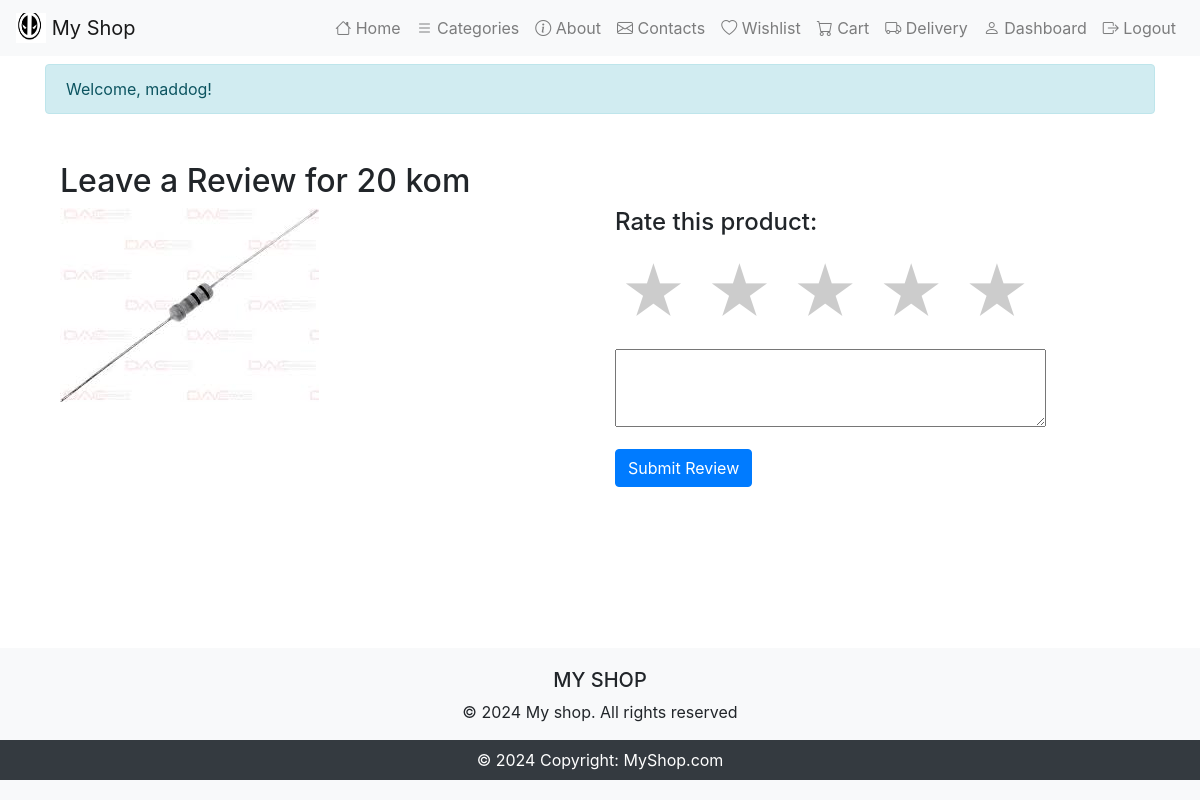
Screenshot of /products/product/4/review/ (signed in) with the database file from the repository.
### electronics_shop/electronics/models.py (models this page shows, shortened)
class Product(models.Model):
    NAME_MAX_LENGTH = 255
    MAX_PRICE_DIGITS = 10
    MAX_DECIMAL_PLACES = 2
    name = models.CharField(max_length=NAME_MAX_LENGTH)
    description = models.TextField()
    price = models.DecimalField(max_digits=MAX_PRICE_DIGITS, decimal_places=MAX_DECIMAL_PLACES)
    category = models.ForeignKey(Category, on_delete=models.CASCADE)
    image = models.ImageField(upload_to='products/', null=True, blank=True)

### electronics_shop/products/views.py (the view, shortened to what this page needs)
# urls.py: path('product/<int:product_id>/review/', add_review, name='add_review'),
@login_required
def add_review(request, product_id):
    product = get_object_or_404(Product, id=product_id)
    return render(request, 'products/add_review.html', {'review_form': ReviewForm, 'product': product})

### templates/products/add_review.html (shortened to what this page needs)
{% extends 'base.html' %}
{% block content %}
<div class="container mt-5">
    <h2>Leave a Review for {{ product.name }}</h2>
    <div class="row">
        <div class="col-md-6">
            <img src="{{ product.image.url }}" class="img-fluid" alt="{{ product.name }}">
        </div>
        <div class="col-md-6">
            <h4>Rate this product:</h4>
            <form method="post" action="{% url 'add_review' product.pk %}">
                <div class="rating">
                    <input type="radio" id="star5" name="rating" value="5" /><label for="star5" title="5 stars">&#9733;</label>
                    <input type="radio" id="star4" name="rating" value="4" /><label for="star4" title="4 stars">&#9733;</label>
                    <input type="radio" id="star3" name="rating" value="3" /><label for="star3" title="3 stars">&#9733;</label>
                    <input type="radio" id="star2" name="rating" value="2" /><label for="star2" title="2 stars">&#9733;</label>
                    <input type="radio" id="star1" name="rating" value="1" /><label for="star1" title="1 star">&#9733;</label>
                </div>
                {{ review_form.comment }}
                <button type="submit" class="btn btn-primary mt-3">Submit Review</button>
            </form>
        </div>
    </div>
</div>
{% endblock %}

### templates/base.html (shortened to what this page needs)
{% load static %}
<!DOCTYPE html>
<html lang="en">
<head>
    <link rel="stylesheet" href="https://stackpath.bootstrapcdn.com/bootstrap/4.5.2/css/bootstrap.min.css">
    <link rel="stylesheet" href="https://cdn.jsdelivr.net/npm/bootstrap-icons@1.8.1/font/bootstrap-icons.css">
</head>
<body>
    <div class="wrapper">
        <header>
            <nav class="navbar navbar-expand-lg navbar-light bg-light">
                <a class="navbar-brand" href="{% url 'index' %}">
                    <img src="{% static 'images/logo.jpeg' %}" alt="Logo" width="30" height="30" class="d-inline-block align-top">
                    My Shop
                </a>
                <div class="collapse navbar-collapse" id="navbarNav">
                    <ul class="navbar-nav ml-auto">
                        <li class="nav-item">
                            <a class="nav-link" href="{% url 'index' %}">
                                <i class="bi bi-house"></i> Home</a>
                        </li>
                        <li class="nav-item">
                            <a class="nav-link" href="{% url 'category_list' %}">
                                <i class="bi bi-list"></i> Categories</a>
                        </li>
                        <li class="nav-item">
                            <a class="nav-link" href="{% url 'about' %}">
                                <i class="bi bi-info-circle"></i> About</a>
                        </li>
                        <li class="nav-item">
                            <a class="nav-link" href="{% url 'contact' %}">
                                <i class="bi bi-envelope"></i> Contacts</a>
                        </li>
                        {% if user.is_authenticated %}
                        <li class="nav-item">
                            <a class="nav-link" href="{% url 'wishlist_view' %}">
                                <i class="bi bi-heart"></i> Wishlist</a>
                        </li>
                        <li class="nav-item">
                            <a class="nav-link" href="{% url 'cart_view' %}">
                                <i class="bi bi-cart"></i> Cart
                            </a>
                        </li>
                            <li class="nav-item">
                            <a class="nav-link" href="{% url 'delivery_info' %}">
                                <i class="bi bi-truck"></i> Delivery
                            </a>
                        </li>
                        <li class="nav-item">
                            <a class="nav-link" href="{% url 'dashboard' %}">
                                <i class="bi bi-person"></i> Dashboard</a>
                        </li>
                        <li class="nav-item">
                            <a class="nav-link" href="{% url 'logout' %}">
                                <i class="bi bi-box-arrow-right"></i> Logout</a>
                        </li>
                        {% endif %}
                    </ul>
                </div>
            </nav>
        </header>
        <div class="container content">
            {% if user.is_authenticated %}
            <div class="alert alert-info mt-2">
                Welcome, {{ user.username }}!
            </div>
            {% endif %}
            {% block content %}
            {% endblock %}
        </div>
        <footer class="footer bg-light text-center text-lg-start">
            <div class="container">
                <div class="row">
                    <div class="col-lg-12 col-md-12 mb-4 mb-md-0">
                        <h5 class="text-uppercase">My Shop</h5>
                        <p>© 2024 My shop. All rights reserved</p>
                    </div>
                </div>
            </div>
            <div class="bg-dark text-white">
                <div class="container p-2">
                    <div class="text-center">
                        © 2024 Copyright:
                        <a class="text-white" href="{% url 'index' %}">MyShop.com</a>
                    </div>
                </div>
            </div>
        </footer>
    </div>
</body>
</html>

### templates/base.html (style rules this page uses)
html, body { height: 100%; margin: 0; }
.wrapper { display: flex; flex-direction: column; min-height: 100vh; }
.content { flex: 1; }
.footer { background-color: #f8f9fa; padding: 20px 0; }
li { list-style-type: none; }

### templates/products/add_review.html (style rules this page uses)
.rating { direction: rtl; font-size: 2em; unicode-bidi: bidi-override; }
.rating > label { color: #ccc; cursor: pointer; font-size: 2em; padding: 0 5px; }

### rows the page displays
Product: name "20 kom", image (picture)

### other values shown
{{ user.username }} "maddog"
